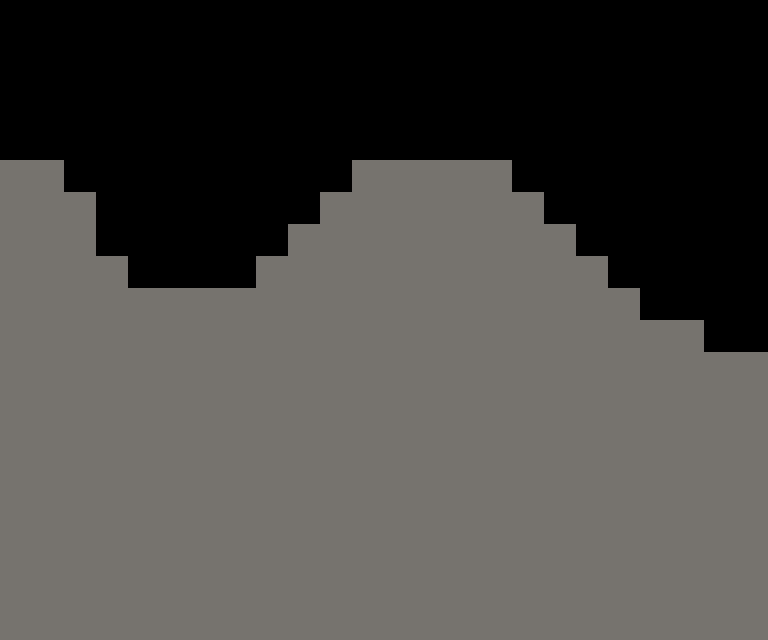

This is a level from a 2D game, rendered from its Tiled map with the project's own tilesets. A one-line summary and the complete map file follow:
An orthogonal 24x20 tile map with 32x32 px tiles, 1 tile layer (Ground).

<map version="1.0" tiledversion="1.1.6" orientation="orthogonal" renderorder="right-down" width="24" height="20" tilewidth="32" tileheight="32" infinite="0" nextobjectid="1">
 <tileset firstgid="1" name="bland_4set" tilewidth="32" tileheight="32" tilecount="4" columns="4">
  <image source="../tiles/bland_4set.png" width="128" height="32" />
 </tileset>
 <layer name="Ground" width="24" height="20">
  <data encoding="csv">
0,0,0,0,0,0,0,0,0,0,0,0,0,0,0,0,0,0,0,0,0,0,0,0,
0,0,0,0,0,0,0,0,0,0,0,0,0,0,0,0,0,0,0,0,0,0,0,0,
0,0,0,0,0,0,0,0,0,0,0,0,0,0,0,0,0,0,0,0,0,0,0,0,
0,0,0,0,0,0,0,0,0,0,0,0,0,0,0,0,0,0,0,0,0,0,0,0,
0,0,0,0,0,0,0,0,0,0,0,0,0,0,0,0,0,0,0,0,0,0,0,0,
4,4,0,0,0,0,0,0,0,0,0,4,4,4,4,4,0,0,0,0,0,0,0,0,
4,4,4,0,0,0,0,0,0,0,4,4,4,4,4,4,4,0,0,0,0,0,0,0,
4,4,4,0,0,0,0,0,0,4,4,4,4,4,4,4,4,4,0,0,0,0,0,0,
4,4,4,4,0,0,0,0,4,4,4,4,4,4,4,4,4,4,4,0,0,0,0,0,
4,4,4,4,4,4,4,4,4,4,4,4,4,4,4,4,4,4,4,4,0,0,0,0,
4,4,4,4,4,4,4,4,4,4,4,4,4,4,4,4,4,4,4,4,4,4,0,0,
4,4,4,4,4,4,4,4,4,4,4,4,4,4,4,4,4,4,4,4,4,4,4,4,
4,4,4,4,4,4,4,4,4,4,4,4,4,4,4,4,4,4,4,4,4,4,4,4,
4,4,4,4,4,4,4,4,4,4,4,4,4,4,4,4,4,4,4,4,4,4,4,4,
4,4,4,4,4,4,4,4,4,4,4,4,4,4,4,4,4,4,4,4,4,4,4,4,
4,4,4,4,4,4,4,4,4,4,4,4,4,4,4,4,4,4,4,4,4,4,4,4,
4,4,4,4,4,4,4,4,4,4,4,4,4,4,4,4,4,4,4,4,4,4,4,4,
4,4,4,4,4,4,4,4,4,4,4,4,4,4,4,4,4,4,4,4,4,4,4,4,
4,4,4,4,4,4,4,4,4,4,4,4,4,4,4,4,4,4,4,4,4,4,4,4,
4,4,4,4,4,4,4,4,4,4,4,4,4,4,4,4,4,4,4,4,4,4,4,4
</data>
 </layer>
</map>
